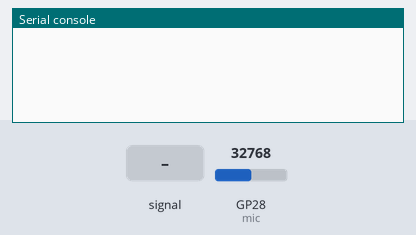
A program run on a simulated Raspberry Pi Pico running MicroPython. Shown: the last lines printed to the serial console. The inputs (shaded band) are chosen by the test bench; at power-on: GP28 (mic) = 32768 (analog values on the 0–65535 scale).

Above: at 1.2 s.
1.3 s: GP28 (mic) fed a 200 Hz sine of ±5242 counts around its level
At 1.46 s:
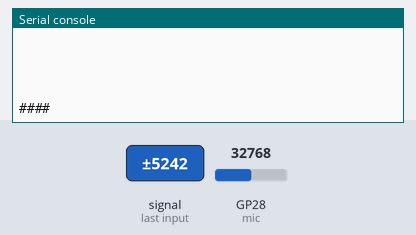
3.4 s: GP28 (mic) set to 45874
At 3.53 s:
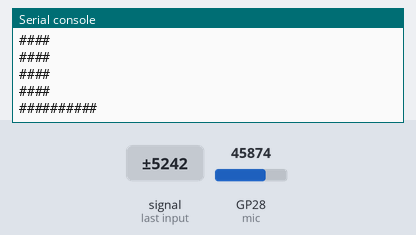
4.9 s: GP28 (mic) fed a 1000 Hz sine of ±16383 counts around its level
At 5.11 s:
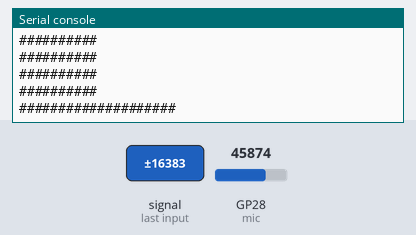
6.4 s: GP28 (mic) fed a 2 Hz sine of ±19660 counts around its level
At 6.58 s:
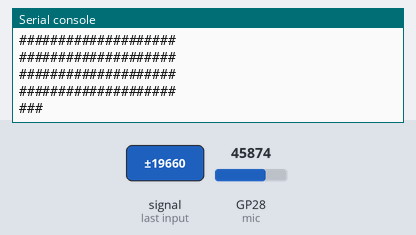
8.3 s: GP28 (mic) fed a 50 Hz sine of ±19660 counts around its level
At 8.53 s:
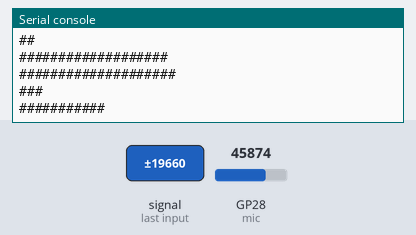
10.1 s: GP28 (mic) fed a 200 Hz sine of ±5242 counts around its level
At 10.6 s:
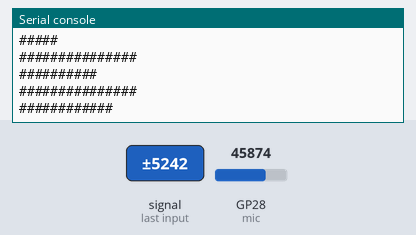

Measured:
- after the input at 1.3 s, the serial console: prints a new line at once (image 1)
- after the input at 3.4 s, the serial console: prints a new line at once (image 2)
- after the input at 4.9 s, the serial console: prints a new line after 0.10 s (image 3)
- after the input at 6.4 s, the serial console: prints a new line after 0.06 s (image 4)
- after the input at 8.3 s, the serial console: prints a new line after 0.11 s (image 5)
- after the input at 10.1 s, the serial console: prints a new line after 0.38 s (image 6)

The program:

03_barra_terminal.py
```python
from machine import Pin, ADC
import time

mic = ADC(Pin(28))
centro = 32768

while True:
    pico = 0
    for _ in range(40):
        valor = abs(mic.read_u16() - centro)
        if valor > pico:
            pico = valor
    nivel = min(20, pico // 1200)
    print("#" * nivel)
    time.sleep_ms(120)
```
